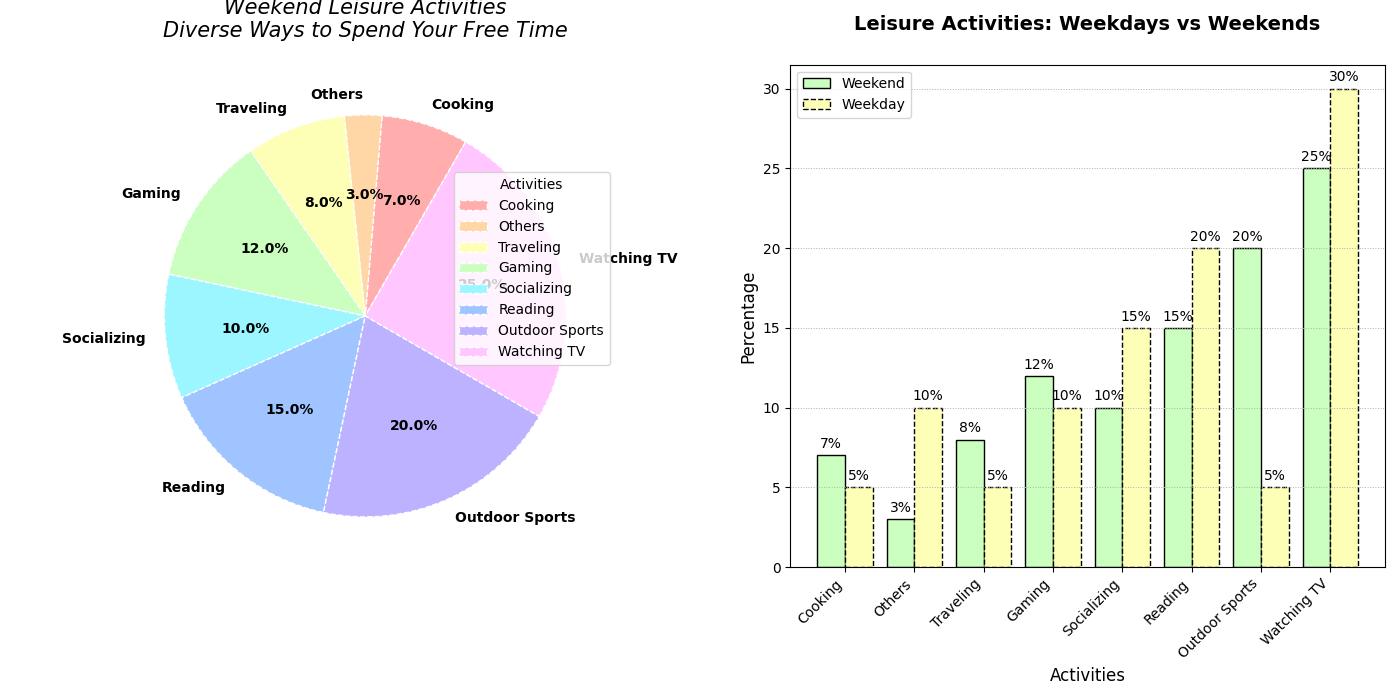

Python code for this plot:
import matplotlib.pyplot as plt
import numpy as np

weekend_activities = ['Cooking', 'Others', 'Traveling', 'Gaming', 'Socializing', 'Reading', 'Outdoor Sports', 'Watching TV']
weekend_percentages = [7, 3, 8, 12, 10, 15, 20, 25]
weekday_percentages = [5, 10, 5, 10, 15, 20, 5, 30]

colors = ['#ffadad', '#ffd6a5', '#fdffb6', '#caffbf', '#9bf6ff', 
          '#a0c4ff', '#bdb2ff', '#ffc6ff']

fig, (ax1, ax2) = plt.subplots(nrows=1, ncols=2, figsize=(14, 7))

# Modified weekend activities pie chart
wedges, texts, autotexts = ax1.pie(
    weekend_percentages, labels=weekend_activities, colors=colors, autopct='%1.1f%%',
    startangle=60, textprops={'fontsize': 10, 'weight': 'bold'}, wedgeprops=dict(edgecolor='w', linestyle='--')
)
ax1.set_title("Weekend Leisure Activities\nDiverse Ways to Spend Your Free Time", fontsize=15, style='italic', pad=20)
ax1.legend(wedges, weekend_activities, title="Activities", loc="upper right", bbox_to_anchor=(1, 0.8))

# Altered bar chart comparison
x = np.arange(len(weekend_activities))  
width = 0.4  

bars1 = ax2.bar(x - width/2, weekend_percentages, width, label='Weekend', color='#caffbf', edgecolor='black', linestyle='-')
bars2 = ax2.bar(x + width/2, weekday_percentages, width, label='Weekday', color='#fdffb6', edgecolor='black', linestyle='--')

ax2.set_xlabel('Activities', fontsize=12)
ax2.set_ylabel('Percentage', fontsize=12)
ax2.set_title('Leisure Activities: Weekdays vs Weekends', fontsize=14, weight='bold', pad=25)
ax2.set_xticks(x)
ax2.set_xticklabels(weekend_activities, rotation=45, ha='right')
ax2.grid(True, axis='y', linestyle=':', linewidth=0.7)
ax2.legend()

for bars in [bars1, bars2]:
    for bar in bars:
        height = bar.get_height()
        ax2.annotate(f'{height}%', 
                     xy=(bar.get_x() + bar.get_width() / 2, height),
                     xytext=(0, 3), 
                     textcoords="offset points",
                     ha='center', va='bottom')

plt.tight_layout()
plt.show()
